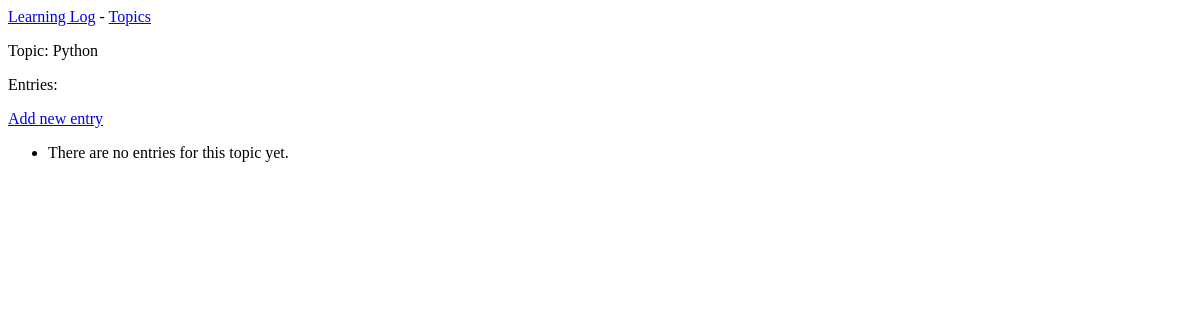
Before: /topics/3/ with the older database file.
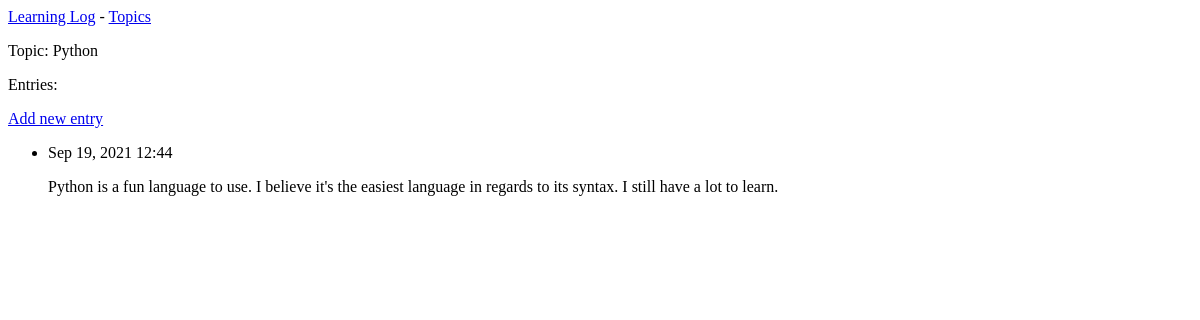
After: the same page with the newer database file.
### learning_logs/models.py (models this page shows, shortened)
class Topic(models.Model):
    text = models.CharField(max_length=200)
    date_added = models.DateTimeField(auto_now_add=True)
    def __str__(self):
        return self.text

class Entry(models.Model):
    topic = models.ForeignKey(Topic, on_delete=models.CASCADE)
    text = models.TextField()
    date_added = models.DateTimeField(auto_now_add=True)
    class Meta:
        verbose_name_plural = 'entries'

### learning_logs/views.py (the view)
# urls.py: path('topics/<int:topic_id>/', views.topic, name='topic'),
def topic(request, topic_id):
    topic = Topic.objects.get(id=topic_id)
    entries = topic.entry_set.order_by('-date_added')
    context = {'topic': topic, 'entries': entries}
    return render(request, 'learning_logs/topic.html', context)

### learning_logs/templates/learning_logs/topic.html
{% extends "learning_logs/base.html" %}
{% block content %}
    <p>Topic: {{ topic }}</p>
    <p>Entries:</p>
    <p>
        <a href="{% url 'learning_logs:new_entry' topic.id %}">Add new entry</a>
    </p>
    <ul>
        {% for entry in entries %}
            <li>
                <p>{{ entry.date_added|date:'M d, Y H:i' }}</p>
                <p>{{ entry.text|linebreaks }}</p>
            </li>
        {% empty %}
            <li>There are no entries for this topic yet.</li>
        {% endfor %}
    </ul>
{% endblock content %}

### learning_logs/templates/learning_logs/base.html
<p>
    <a href="{% url 'learning_logs:index' %}">Learning Log</a> -
    <a href="{% url 'learning_logs:topics' %}">Topics</a>
</p>
{% block content %}{% endblock content %}

Changed rows visible on the page:
added Entry: date_added "Sep 19, 2021 12:44", text "Python is a fun language to use. I believe it's the easiest language in regards to its syntax. I still have a lot to learn."
Other visible differences:
text no longer shown: "There are no entries for this topic yet."
